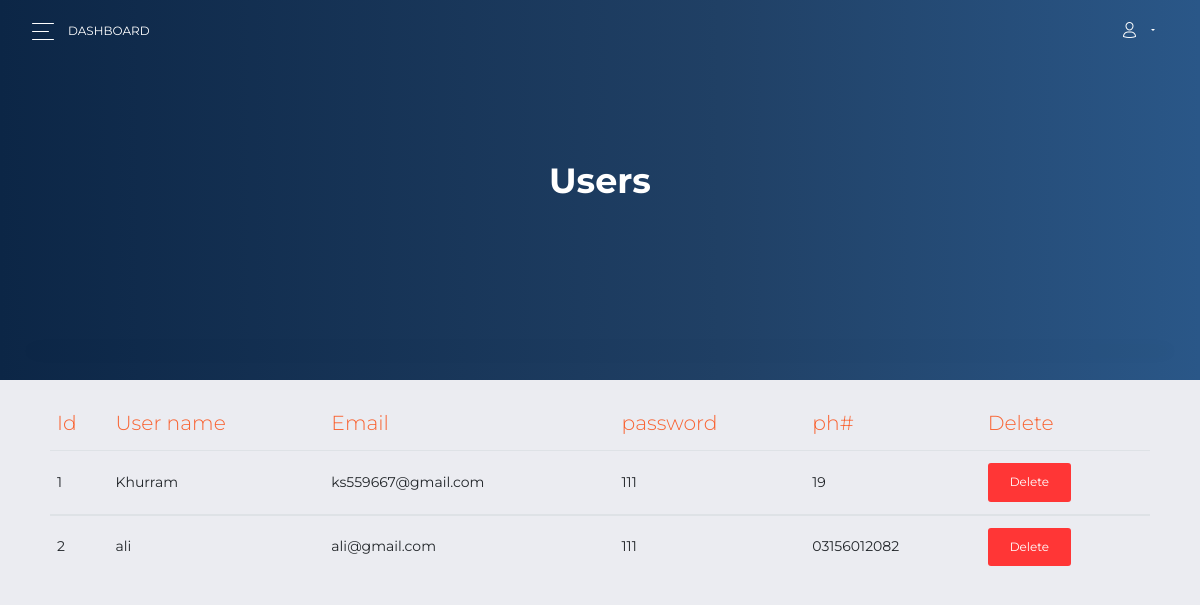
Screenshot of /admin/examples/users.php with the database file from the repository.
### tables this page shows
CREATE TABLE `user` (
  `id` int(12) NOT NULL,
  `user_name` varchar(32) NOT NULL,
  `user_email` varchar(128) NOT NULL,
  `user_password` varchar(16) NOT NULL,
  `user_mobile` varchar(11) NOT NULL,
  `timestamp` timestamp NOT NULL DEFAULT current_timestamp() ON UPDATE current_timestamp()
);

### admin/examples/users.php (the view, shortened to what this page needs)
<?php include '../include/header.php';
include '../../assets/db.php';
?>
<div class="panel-header panel-header-lg">
<div class="panel-header">
        <div class="header text-center">
          <h2 class="title">Users</h2>
        </div>
      </div>
</div>
<div class="content">
        <div class="row">
          <div class="col-md-12">
              <div class="card-body">
                <div class="table-responsive">
                  <table class="table">
                    <thead class=" text-primary">
                      <th> Id </th>
                      <th> User name</th>
                      <th> Email</th>
                      <th >password </th>
                      <th >ph# </th>
                      <th >Delete </th>
                    </thead>
                    <?php
                   $sql ="SELECT * FROM user ";
                   $query =mysqli_query($conn,$sql);
                   while ($data = mysqli_fetch_array($query)) {
                ?>
                    <tbody>
                     <tr>
                     <td><?php echo $data ['id'];?></td>
                     <td><?php echo $data ['user_name'];?></td>
                     <td><?php echo $data['user_email'];?></td>
                     <td><?php echo $data['user_password'];?></td>
                     <td><?php echo $data['user_mobile'];?></td>
                     <td> <button class="delid btn btn-danger" delid="<?php echo $data['id']?>">Delete</button></td>
                     </tr>
                    </tbody>
                    <?php } ?>
                  </table>
                </div>
              </div>
            </div>
          </div>
        </div>
      </div>
<?php include '../include/footer.php'?>

### rows the page displays
user: id "1", user_name "Khurram", user_email "ks559667@gmail.com", user_password "111", user_mobile "19"
user: id "2", user_name "ali", user_email "ali@gmail.com", user_password "111", user_mobile "03156012082"
